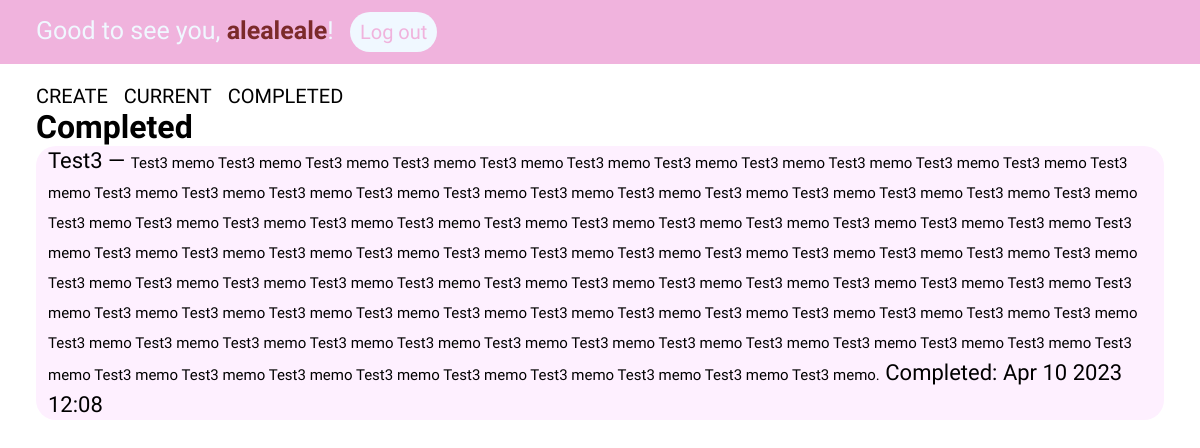
The app's page /completed/ (signed in), older data.
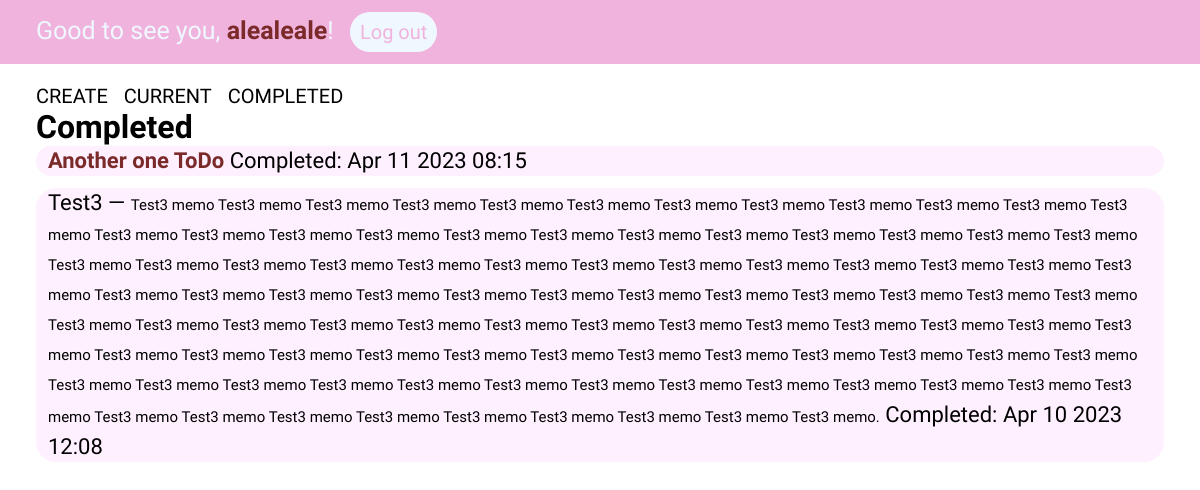
The same page, newer data.
### todoapp/models.py (models this page shows, shortened)
class ToDoList(models.Model):
    title = models.CharField(max_length=100)
    memo = models.TextField(blank=True)
    created = models.DateTimeField(auto_now_add=True)
    datecompleted = models.DateTimeField(null=True, blank=True)
    important = models.BooleanField(default=False)
    user = models.ForeignKey(User, on_delete=models.CASCADE)

### todoapp/views.py (the view)
# urls.py: path('completed/', views.completedtodos, name='completedtodos'),
@login_required
def completedtodos(request):
    todos = ToDoList.objects.filter(user=request.user, datecompleted__isnull=False).order_by('-datecompleted')
    return render(request, 'todoapp/completedtodos.html', {'todos': todos})

### todoapp/templates/todoapp/completedtodos.html (shortened to what this page needs)
{% extends 'todoapp/base.html' %}
{% block content %}
    <div class="navigation-title">
        <h1>Completed</h1>
    </div>
    {% if todos %}
    <div>
        <ul class="todos-list">
            {% for todo in todos %}
            <li>
                <a href="{% url 'viewtodo' todo.id %}">
                {% if todo.important %}<b>{% endif %}{{ todo.title }}{% if todo.important %}</b>{% endif %}
                {% if todo.memo %} &mdash; <span class="todo-memo">{{ todo.memo }}.</span>{% endif %} Completed: {{ todo.datecompleted|date:'M j Y H:i' }}
                </a>
            </li>
            {% endfor %}
        </ul>
    </div>
    {% else %}
    <div class="nothing-to-do">
        <h1>You should do something!</h1>
    </div>
    {% endif %}
{% endblock %}

### todoapp/templates/todoapp/base.html (shortened to what this page needs)
{% load static %}
<!DOCTYPE html>
<html lang="en">
<head>
    <link rel="stylesheet" href="{% static 'css/ultimate_style.css' %}">
</head>
<body>
    {% if user.is_authenticated %}
    <div class="logged">
        Good to see you, <span class="username">{{ user.username }}</span>!
        <form action="{% url 'logoutuser' %}" method="POST">
            <button type="submit">Log out</button>
        </form>
    </div>
    <div class="navigation">
        <a href="{% url 'createtodo' %}">CREATE</a>
        <a href="{% url 'currenttodos' %}">CURRENT</a>
        <a href="{% url 'completedtodos' %}">COMPLETED</a>
    </div>
    {% else %}
        <div class="logged">
            <a href="{% url 'signupuser' %}">Sign up</a>
            <a href="{% url 'loginuser' %}">Login</a>
        </div>
    {% endif %}
    {% block content %}{% endblock %}
</body>

### todoapp/static/css/ultimate_style.css (style rules this page uses)
* { margin: 0; padding: 0; box-sizing: border-box; font-family: 'Hind'; }
button { -webkit-appearance: none; -moz-appearance: none; appearance: none; border: none; background: none; }
.logged { background-color: rgb(240, 179, 221); padding: 1% 0 1% 3%; margin-bottom: 20px; color: aliceblue; font-size: 25px; font-weight: 400; font-family: 'Alkatra'; }
.logged form { display: inline; }
.logged button { color: rgb(240, 179, 221); background-color: aliceblue; padding: 8px 10px 8px 10px; font-size: 20px; border-radius: 50px; margin-left: 10px; font-weight: 300; }
.navigation { padding: 0 0 0 3%; }
.navigation a { text-decoration: none; color: black; font-size: 20px; padding-right: 12px; font-weight: 500; }
.username { font-weight: 600; color: rgb(123, 42, 42); }
.navigation-title { margin-left: 3%; }
.navigation-title h1 { font-weight: 700; }
.todos-list { margin-left: 3%; margin-right: 3%; list-style-type: none; font-size: 22px; }
.todos-list a { display: block; text-decoration: none; background-color: rgb(254, 240, 255); padding-left: 12px; padding-right: 12px; border-radius: 20px; margin-bottom: 12px; color: rgb(0, 0, 0); line-height: 30px; }
.todos-list a b { color: rgb(123, 42, 42); }
.todo-memo { font-size: 15px; }

Row changes from the older to the newer data that the page shows:
added ToDoList: title "Another one ToDo", datecompleted "Apr 11 2023 08:15"
